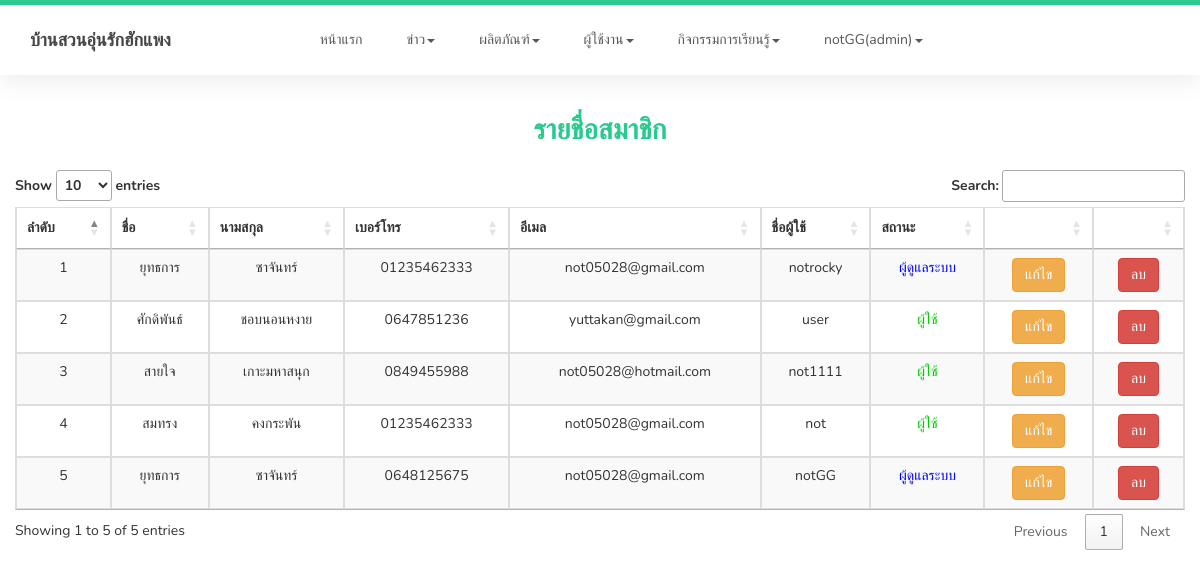
Page /admin-list.php (signed in) on the committed database.
### tables this page shows
CREATE TABLE `member` (
  `m_ID` int(11) UNSIGNED NOT NULL COMMENT 'member_ID',
  `role` varchar(10) NOT NULL COMMENT 'สถานะ',
  `f_name` varchar(100) NOT NULL COMMENT 'ชื่อ',
  `l_name` varchar(100) NOT NULL COMMENT 'นามสกุล',
  `m_tel` varchar(11) NOT NULL COMMENT 'เบอร์โทร',
  `m_email` text NOT NULL COMMENT 'อีเมล',
  `m_username` varchar(30) NOT NULL COMMENT 'ชื่อเข้าระบบ',
  `m_password` varchar(32) NOT NULL COMMENT 'รหัสผ่าน'
);

### admin-list.php (the view, shortened to what this page needs)
<?php require_once ('menu-admin.php'); ?>
        <link rel="stylesheet" type="text/css" href="http://cdn.datatables.net/1.10.12/css/jquery.dataTables.css">
  <div class="container-fluid">
        <h2 class='text-center text-primary'>รายชื่อสมาชิก</h2>
        <table class="table table-striped table-hover table-bordered" id="example">
          <thead class="thead-dark">
            <tr>
                <th class='text-center'>ลำดับ</th>
                <th class='text-center'>ชื่อ</th>
                <th class='text-center'>นามสกุล</th>
                <th class='text-center'>เบอร์โทร</th>
                <th class='text-center'>อีเมล</th>
                <th class='text-center'>ชื่อผู้ใช้</th>
                <th class='text-center'>สถานะ</th>
                <th class='text-center'></th>
                <th class='text-center'></th>
            </tr>
          </thead>
          <tbody>
          <?php
          $q = "SELECT * FROM `member` ORDER BY `member`.`m_ID` DESC";
          $qq = $conx->query($q);
          $qn = $qq->num_rows;
          if($qn > 0){
              for($i = 0; $i<$qn; $i++){
                  $row = $qq->fetch_assoc();
                  ?>
            <tr>
              <td class='text-center'><?php echo $i+1; ?></td>
              <td class='text-center'> <?php echo $row['f_name']; ?> </td>
              <td class='text-center'> <?php echo $row['l_name']; ?> </td>
              <td class='text-center'> <?php echo $row['m_tel']; ?> </td>
              <td class='text-center'> <?php echo $row['m_email']; ?> </td>
              <td class='text-center'> <?php echo $row['m_username']; ?> </td>
              <td class='text-center'>
              <?php
              if($row['role']=='admin'){
                echo "<font color='#0000ff'>ผู้ดูแลระบบ</font>";
              }
              if($row['role']=='user'){
                echo "<font color='#00cc00'>ผู้ใช้</font>";
              }
              ?>
              </td>
              <td class='text-center'><a class="btn btn-warning" href="admin-edit.php?m_ID=<?php echo $row['m_ID']; ?>">แก้ไข</a></td>
              <td class='text-center'><a class="btn btn-danger"  href="admin-save.php?m_ID=<?php echo $row['m_ID']; ?>" onclick="return confirm('คุณต้องการลบข้อมูลที่เลือก')">ลบ</a></td>
            </tr>
        <?php } ?>
          </tbody>
        </table>
    <?php } ?>
      </div>
<?php require_once('footer-admin.php'); ?>

### menu-admin.php (shortened to what this page needs)
<!DOCTYPE html>
<html lang="en">
<head>
     <link rel="stylesheet" href="admin/css/bootstrap.min.css">
     <link rel="stylesheet" href="admin/css/font-awesome.min.css">
     <link rel="stylesheet" href="admin/css/owl.carousel.css">
     <link rel="stylesheet" href="admin/css/owl.theme.default.min.css">
     <link rel="stylesheet" href="admin/css/style.css">
</head>
<body id="top" data-spy="scroll" data-target=".navbar-collapse" data-offset="50">
     <section class="navbar custom-navbar navbar-fixed-top" role="navigation">
          <div class="container">
               <div class="navbar-header">
                    <a href="index.php" class="navbar-brand">บ้านสวนอุ่นรักฮักแพง</a>
               </div>
               <div class="collapse navbar-collapse">
                    <ul class="nav navbar-nav navbar-nav-first">
                         <li><a href="admin.php">หน้าแรก</a></li>
                         <li class="dropdown">
                              <a href="#" class="dropdown-toggle" data-toggle="dropdown" role="button" aria-haspopup="true" aria-expanded="false">ข่าว<span class="caret"></span></a>
                         </li>
                         <li class="dropdown">
                              <a href="#" class="dropdown-toggle" data-toggle="dropdown" role="button" aria-haspopup="true" aria-expanded="false">ผลิตภัณฑ์<span class="caret"></span></a>
                         </li>
                         <li class="dropdown">
                              <a href="#" class="dropdown-toggle" data-toggle="dropdown" role="button" aria-haspopup="true" aria-expanded="false">ผู้ใช้งาน<span class="caret"></span></a>
                         </li>
                         <li class="dropdown">
                              <a href="#" class="dropdown-toggle" data-toggle="dropdown" role="button" aria-haspopup="true" aria-expanded="false">กิจกรรมการเรียนรู้<span class="caret"></span></a>
                         </li>
                         <li class="dropdown">
                         <?php if(isset($_SESSION['m_ID'])) { ?>
                              <a href="#" class="dropdown-toggle" data-toggle="dropdown" role="button" aria-haspopup="true" aria-expanded="false"><?php echo $_SESSION['m_username']; ?>(<?php echo $_SESSION['role']; ?>)<span class="caret"></span></a>
                              <?php } ?>
                         </li>
                    </ul>
               </div>
          </div>
     </section>
     <?php require_once('footer-admin.php'); ?>

### footer-admin.php (shortened to what this page needs)
     </body>
</html>

### admin/css/style.css (style rules this page uses)
body { background: #ffffff; font-family: 'Nunito', sans-serif; overflow-x: hidden; padding-top: 70px; }
h1,h2,h3,h4,h5,h6 { font-family: 'Muli', sans-serif; font-weight: bold; line-height: inherit; }
h2 { color: #353535; font-size: 2em; padding-bottom: 10px; }
html { -webkit-font-smoothing: antialiased; }
a { color: #252525; -webkit-transition: 0.5s; transition: 0.5s; text-decoration: none !important; }
a, input, button, .form-control { -webkit-transition: 0.5s; transition: 0.5s; }
section { position: relative; padding: 100px 0; }
.text-primary { color: #29ca8e; }
.custom-navbar { background: #ffffff; border-top: 5px solid #29ca8e; border-bottom: 0; -webkit-box-shadow: 0 1px 30px rgba(0, 0, 0, 0.1); -moz-box-shadow: 0 1px 30px rgba(0, 0, 0, 0.1); box-shadow: 0 1px 30px rgba(0, 0, 0, 0.1); padding: 12px 0; margin-bottom: 0; padding: 0; }
.custom-navbar .navbar-brand { color: #454545; font-size: 18px; font-weight: bold; line-height: 40px; }
.custom-navbar .navbar-nav.navbar-nav-first { margin-left: 8em; }
.custom-navbar .nav li a { line-height: 40px; color: #575757; padding-right: 22px; padding-left: 22px; }
section, .section-background .item, .section-background .courses-thumb, .section-background .team-thumb, main > section:nth-child(even) .item, main > section:nth-child(even) .courses-thumb, main > section:nth-child(even) .team-thumb, main > section { background: #fff; }

### rows in the picture
member: f_name "ยุทธการ", l_name "ซาจันทร์", m_tel "01235462333", m_email "not05028@gmail.com", m_username "notrocky", role "ผู้ดูแลระบบ"
member: f_name "ศักดิพันธ์", l_name "ชอบนอนหงาย", m_tel "0647851236", m_email "yuttakan@gmail.com", m_username "user", role "ผู้ใช้"
member: f_name "สายใจ", l_name "เกาะมหาสนุก", m_tel "0849455988", m_email "not05028@hotmail.com", m_username "not1111", role "ผู้ใช้"
member: f_name "สมทรง", l_name "คงกระพัน", m_tel "01235462333", m_email "not05028@gmail.com", m_username "not", role "ผู้ใช้"
member: f_name "ยุทธการ", l_name "ซาจันทร์", m_tel "0648125675", m_email "not05028@gmail.com", m_username "notGG", role "ผู้ดูแลระบบ"

### other values in the picture
$_SESSION['m_username'] "notGG"
$_SESSION['role'] "admin"
